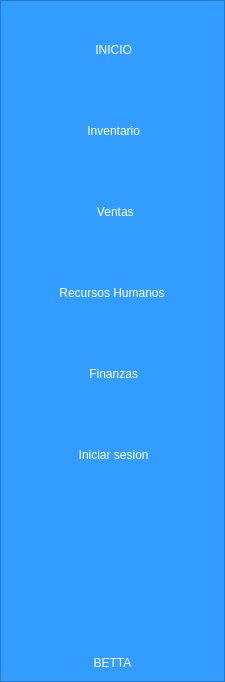
           <widget class="QFrame" name="frame_4">
            <property name="minimumSize">
             <size>
              <width>225</width>
              <height>0</height>
             </size>
            </property>
            <property name="maximumSize">
             <size>
              <width>225</width>
              <height>16777215</height>
             </size>
            </property>
            <property name="styleSheet">
             <string notr="true">background-color: rgb(51, 157, 255);</string>
            </property>
            <property name="frameShape">
             <enum>QFrame::StyledPanel</enum>
            </property>
            <property name="frameShadow">
             <enum>QFrame::Raised</enum>
            </property>
            <layout class="QVBoxLayout" name="verticalLayout">
             <item>
              <widget class="QPushButton" name="btn_inicio">
               <property name="minimumSize">
                <size>
                 <width>200</width>
                 <height>75</height>
                </size>
               </property>
               <property name="maximumSize">
                <size>
                 <width>200</width>
                 <height>100</height>
                </size>
               </property>
               <property name="styleSheet">
                <string notr="true">QFrame{
background-color: rgb(51, 157, 255);
}

QPushButton{
color: rgb(255, 255, 255);
background-color: rgb(51, 157, 255);
border-top-left-radius:20px;
border-bottom-left-radius:20px;
font: 75 9pt &quot;Open Sans Semibold&quot;
}

QPushButton:hover{
color: rgb(0, 0, 0);
background-color: rgb(255, 255, 255);
border-top-left-radius:20px;
border-bottom-left-radius:20px;
font: 75 9pt  &quot;Open Sans Semibold&quot;
}</string>
               </property>
               <property name="text">
                <string> INICIO</string>
               </property>
               <property name="icon">
                <iconset>
                 <normaloff>../../Pictures/PROYECTO ESTRUCTURA DE DATOS/home-1110868_960_720.webp</normaloff>../../Pictures/PROYECTO ESTRUCTURA DE DATOS/home-1110868_960_720.webp</iconset>
               </property>
               <property name="iconSize">
                <size>
                 <width>45</width>
                 <height>45</height>
                </size>
               </property>
              </widget>
             </item>
             <item>
              <widget class="QPushButton" name="btn_principal_inventario">
               <property name="minimumSize">
                <size>
                 <width>200</width>
                 <height>75</height>
                </size>
               </property>
               <property name="maximumSize">
                <size>
                 <width>200</width>
                 <height>100</height>
                </size>
               </property>
               <property name="styleSheet">
                <string notr="true">QFrame{
background-color: rgb(51, 157, 255);
}

QPushButton{
color: rgb(255, 255, 255);
background-color: rgb(51, 157, 255);
border-top-left-radius:20px;
border-bottom-left-radius:20px;
font: 75 9pt &quot;Open Sans Semibold&quot;
}

QPushButton:hover{
color: rgb(0, 0, 0);
background-color: rgb(255, 255, 255);
border-top-left-radius:20px;
border-bottom-left-radius:20px;
font: 75 9pt  &quot;Open Sans Semibold&quot;
}</string>
               </property>
               <property name="text">
                <string> Inventario</string>
               </property>
               <property name="icon">
                <iconset>
                 <normaloff>../../Pictures/PROYECTO ESTRUCTURA DE DATOS/2897785.png</normaloff>../../Pictures/PROYECTO ESTRUCTURA DE DATOS/2897785.png</iconset>
               </property>
               <property name="iconSize">
                <size>
                 <width>50</width>
                 <height>50</height>
                </size>
               </property>
              </widget>
             </item>
             <item>
              <widget class="QPushButton" name="btn_ventas">
               <property name="minimumSize">
                <size>
                 <width>200</width>
                 <height>75</height>
                </size>
               </property>
               <property name="maximumSize">
                <size>
                 <width>200</width>
                 <height>100</height>
                </size>
               </property>
               <property name="styleSheet">
                <string notr="true">QFrame{
background-color: rgb(51, 157, 255);
}

QPushButton{
color: rgb(255, 255, 255);
background-color: rgb(51, 157, 255);
border-top-left-radius:20px;
border-bottom-left-radius:20px;
font: 75 9pt &quot;Open Sans Semibold&quot;
}

QPushButton:hover{
color: rgb(0, 0, 0);
background-color: rgb(255, 255, 255);
border-top-left-radius:20px;
border-bottom-left-radius:20px;
font: 75 9pt  &quot;Open Sans Semibold&quot;
}</string>
               </property>
               <property name="text">
                <string>  Ventas</string>
               </property>
               <property name="icon">
                <iconset>
                 <normaloff>../../Pictures/PROYECTO ESTRUCTURA DE DATOS/313115 (1).png</normaloff>../../Pictures/PROYECTO ESTRUCTURA DE DATOS/313115 (1).png</iconset>
               </property>
               <property name="iconSize">
                <size>
                 <width>45</width>
                 <height>45</height>
                </size>
               </property>
              </widget>
             </item>
             <item>
              <widget class="QPushButton" name="btn_recursos_humanos">
               <property name="minimumSize">
                <size>
                 <width>200</width>
                 <height>75</height>
                </size>
               </property>
               <property name="maximumSize">
                <size>
                 <width>200</width>
                 <height>100</height>
                </size>
               </property>
               <property name="styleSheet">
                <string notr="true">QFrame{
background-color: rgb(51, 157, 255);
}

QPushButton{
color: rgb(255, 255, 255);
background-color: rgb(51, 157, 255);
border-top-left-radius:20px;
border-bottom-left-radius:20px;
font: 75 9pt &quot;Open Sans Semibold&quot;
}

QPushButton:hover{
color: rgb(0, 0, 0);
background-color: rgb(255, 255, 255);
border-top-left-radius:20px;
border-bottom-left-radius:20px;
font: 75 9pt  &quot;Open Sans Semibold&quot;
}</string>
               </property>
               <property name="text">
                <string>Recursos Humanos</string>
               </property>
               <property name="icon">
                <iconset>
                 <normaloff>../../Pictures/PROYECTO ESTRUCTURA DE DATOS/RH.png</normaloff>../../Pictures/PROYECTO ESTRUCTURA DE DATOS/RH.png</iconset>
               </property>
               <property name="iconSize">
                <size>
                 <width>50</width>
                 <height>50</height>
                </size>
               </property>
              </widget>
             </item>
             <item>
              <widget class="QPushButton" name="btn_finanzas">
               <property name="minimumSize">
                <size>
                 <width>200</width>
                 <height>75</height>
                </size>
               </property>
               <property name="maximumSize">
                <size>
                 <width>200</width>
                 <height>100</height>
                </size>
               </property>
               <property name="styleSheet">
                <string notr="true">QFrame{
background-color: rgb(51, 157, 255);
}

QPushButton{
color: rgb(255, 255, 255);
background-color: rgb(51, 157, 255);
border-top-left-radius:20px;
border-bottom-left-radius:20px;
font: 75 9pt &quot;Open Sans Semibold&quot;
}

QPushButton:hover{
color: rgb(0, 0, 0);
background-color: rgb(255, 255, 255);
border-top-left-radius:20px;
border-bottom-left-radius:20px;
font: 75 9pt  &quot;Open Sans Semibold&quot;
}</string>
               </property>
               <property name="text">
                <string> Finanzas</string>
               </property>
               <property name="icon">
                <iconset>
                 <normaloff>../../Pictures/PROYECTO ESTRUCTURA DE DATOS/3141980.png</normaloff>../../Pictures/PROYECTO ESTRUCTURA DE DATOS/3141980.png</iconset>
               </property>
               <property name="iconSize">
                <size>
                 <width>50</width>
                 <height>50</height>
                </size>
               </property>
              </widget>
             </item>
             <item>
              <widget class="QPushButton" name="btn_inicio_de_sesion">
               <property name="minimumSize">
                <size>
                 <width>200</width>
                 <height>75</height>
                </size>
               </property>
               <property name="maximumSize">
                <size>
                 <width>200</width>
                 <height>100</height>
                </size>
               </property>
               <property name="styleSheet">
                <string notr="true">QFrame{
background-color: rgb(51, 157, 255);
}

QPushButton{
color: rgb(255, 255, 255);
background-color: rgb(51, 157, 255);
border-top-left-radius:20px;
border-bottom-left-radius:20px;
font: 75 9pt &quot;Open Sans Semibold&quot;
}

QPushButton:hover{
color: rgb(0, 0, 0);
background-color: rgb(255, 255, 255);
border-top-left-radius:20px;
border-bottom-left-radius:20px;
font: 75 9pt  &quot;Open Sans Semibold&quot;
}</string>
               </property>
               <property name="text">
                <string> Iniciar sesion</string>
               </property>
               <property name="icon">
                <iconset>
                 <normaloff>../../Pictures/PROYECTO ESTRUCTURA DE DATOS/1176390.png</normaloff>../../Pictures/PROYECTO ESTRUCTURA DE DATOS/1176390.png</iconset>
               </property>
               <property name="iconSize">
                <size>
                 <width>40</width>
                 <height>40</height>
                </size>
               </property>
              </widget>
             </item>
             <item>
              <spacer name="verticalSpacer">
               <property name="orientation">
                <enum>Qt::Vertical</enum>
               </property>
               <property name="sizeHint" stdset="0">
                <size>
                 <width>20</width>
                 <height>158</height>
                </size>
               </property>
              </spacer>
             </item>
             <item>
              <widget class="QLabel" name="label">
               <property name="layoutDirection">
                <enum>Qt::RightToLeft</enum>
               </property>
               <property name="styleSheet">
                <string notr="true">color: rgb(255, 255, 255);
font: 75 7pt  &quot;Open Sans Semibold&quot;</string>
               </property>
               <property name="text">
                <string>BETTA</string>
               </property>
               <property name="alignment">
                <set>Qt::AlignCenter</set>
               </property>
              </widget>
             </item>
            </layout>
           </widget>
